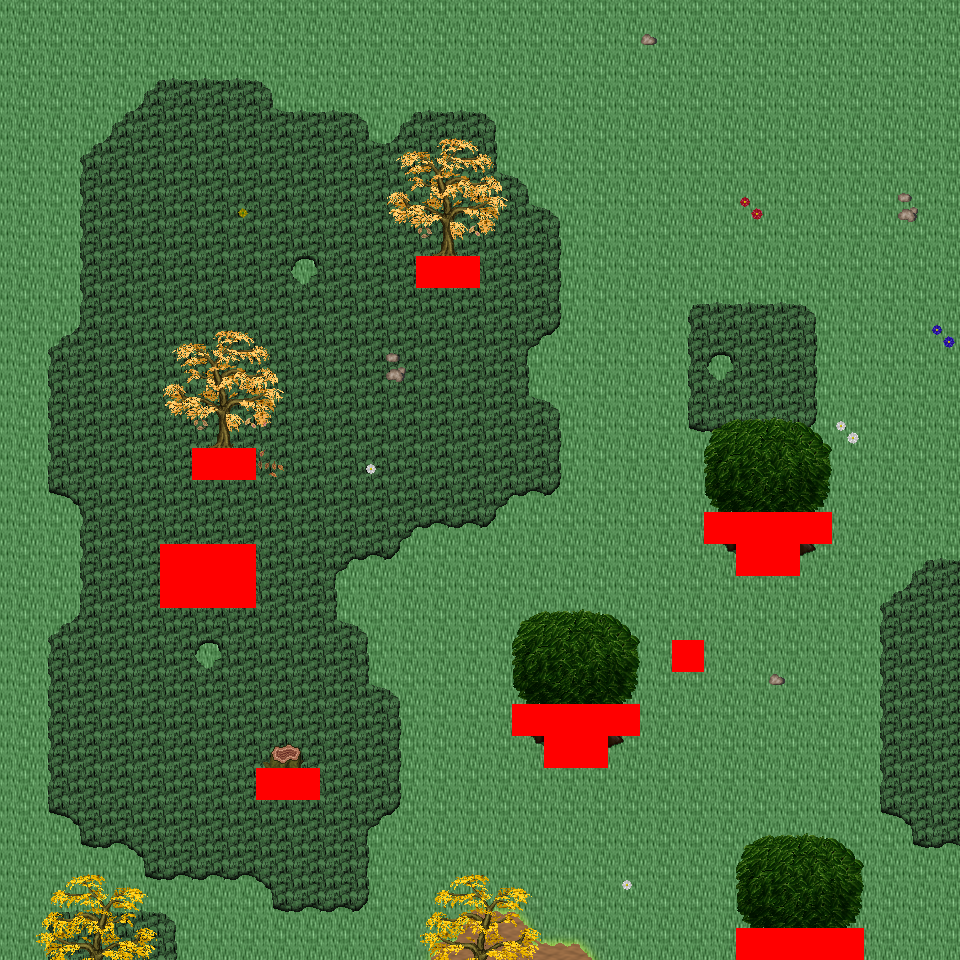

A level layout from a 2D game, rendered from its tile map. Below: a short description, then the map file with tile-grid data replaced by summaries:
An orthogonal 30x30 tile map with 32x32 px tiles, 6 tile layers (Ground, Object, Object2, Above, ...), 20 tilesets and 3 objects (3x mapExit).

<map version="1.0" orientation="orthogonal" renderorder="right-down" width="30" height="30" tilewidth="32" tileheight="32" nextobjectid="4">
  <tileset firstgid="1" name="tileset_logic_collision" tilewidth="32" tileheight="32" tilecount="1" columns="1">
    <image source="../drawable/tileset_logic_collision.png" width="32" height="32" />
  </tileset>
  <tileset firstgid="2" name="tileset_ground_ground" tilewidth="32" tileheight="32" tilecount="33" columns="3">
    <image source="../drawable/tileset_ground_ground.png" width="96" height="352" />
  </tileset>
  <tileset firstgid="35" name="tileset_ground_rock_pebbles" tilewidth="32" tileheight="32" tilecount="3" columns="1">
    <image source="../drawable/tileset_ground_rock_pebbles.png" width="32" height="96" />
  </tileset>
  <tileset firstgid="38" name="tileset_ground_grass_corners" tilewidth="32" tileheight="32" tilecount="24" columns="6">
    <image source="../drawable/tileset_ground_grass_corners.png" width="192" height="128" />
  </tileset>
  <tileset firstgid="62" name="tileset_ground_grass_edges" tilewidth="32" tileheight="32" tilecount="36" columns="12">
    <image source="../drawable/tileset_ground_grass_edges.png" width="384" height="96" />
  </tileset>
  <tileset firstgid="98" name="tileset_ground_grass_2" tilewidth="32" tileheight="32" tilecount="21" columns="3">
    <image source="../drawable/tileset_ground_grass_2.png" width="96" height="224" />
  </tileset>
  <tileset firstgid="119" name="tileset_plant_leaves" tilewidth="32" tileheight="32" tilecount="8" columns="4">
    <image source="../drawable/tileset_plant_leaves.png" width="128" height="64" />
  </tileset>
  <tileset firstgid="127" name="tileset_plant_tree_tree_darkgreen" tilewidth="32" tileheight="32" tilecount="88" columns="8">
    <image source="../drawable/tileset_plant_tree_tree_darkgreen.png" width="256" height="352" />
  </tileset>
  <tileset firstgid="215" name="tileset_plant_tree_fall_trees" tilewidth="32" tileheight="32" tilecount="40" columns="8">
    <image source="../drawable/tileset_plant_tree_fall_trees.png" width="256" height="160" />
  </tileset>
  <tileset firstgid="255" name="tileset_plant_tree_pine_tree" tilewidth="32" tileheight="32" tilecount="20" columns="4">
    <image source="../drawable/tileset_plant_tree_pine_tree.png" width="128" height="160" />
  </tileset>
  <tileset firstgid="275" name="tileset_plant_stump_hollow_logs" tilewidth="32" tileheight="32" tilecount="6" columns="3">
    <image source="../drawable/tileset_plant_stump_hollow_logs.png" width="96" height="64" />
  </tileset>
  <tileset firstgid="281" name="tileset_plant_stump_small_stump" tilewidth="32" tileheight="32" tilecount="4" columns="2">
    <image source="../drawable/tileset_plant_stump_small_stump.png" width="64" height="64" />
  </tileset>
  <tileset firstgid="285" name="tileset_plant_stump_stump_purple" tilewidth="32" tileheight="32" tilecount="4" columns="2">
    <image source="../drawable/tileset_plant_stump_stump_purple.png" width="64" height="64" />
  </tileset>
  <tileset firstgid="289" name="tileset_plant_flower_daisy_blue" tilewidth="32" tileheight="32" tilecount="8" columns="2">
    <image source="../drawable/tileset_plant_flower_daisy_blue.png" width="64" height="128" />
  </tileset>
  <tileset firstgid="297" name="tileset_plant_flower_daisy_red" tilewidth="32" tileheight="32" tilecount="8" columns="2">
    <image source="../drawable/tileset_plant_flower_daisy_red.png" width="64" height="128" />
  </tileset>
  <tileset firstgid="305" name="tileset_plant_flower_daisy_white" tilewidth="32" tileheight="32" tilecount="8" columns="2">
    <image source="../drawable/tileset_plant_flower_daisy_white.png" width="64" height="128" />
  </tileset>
  <tileset firstgid="313" name="tileset_plant_flower_daisy_yellow" tilewidth="32" tileheight="32" tilecount="8" columns="2">
    <image source="../drawable/tileset_plant_flower_daisy_yellow.png" width="64" height="128" />
  </tileset>
  <tileset firstgid="321" name="tileset_logic_creature_animal" tilewidth="32" tileheight="32" tilecount="32" columns="8">
    <image source="../drawable/tileset_logic_creature_animal.png" width="256" height="128" />
  </tileset>
  <tileset firstgid="353" name="tileset_logic_creature_reptile" tilewidth="32" tileheight="32" tilecount="7" columns="7">
    <image source="../drawable/tileset_logic_creature_reptile.png" width="224" height="32" />
  </tileset>
  <tileset firstgid="360" name="tileset_logic_creature_fowl" tilewidth="32" tileheight="32" tilecount="6" columns="6">
    <image source="../drawable/tileset_logic_creature_fowl.png" width="192" height="32" />
  </tileset>
  <layer name="Ground" width="30" height="30">
    <data>[900 cells, 900 non-empty, 3 distinct tile ids]</data>
  </layer>
  <layer name="Object" width="30" height="30">
    <data>[900 cells, 177 non-empty, 40 distinct tile ids]</data>
  </layer>
  <layer name="Object2" width="30" height="30">
    <data>[900 cells, 18 non-empty, 11 distinct tile ids]</data>
  </layer>
  <layer name="Above" width="30" height="30">
    <data>[900 cells, 94 non-empty, 42 distinct tile ids]</data>
  </layer>
  <layer name="Above2" width="30" height="30">
    <data>[900 cells, 0 non-empty, 0 distinct tile ids]</data>
  </layer>
  <layer name="Walkable" width="30" height="30">
    <data>[900 cells, 29 non-empty, 1 distinct tile ids]</data>
  </layer>
  <objectgroup name="MapEvents">
    <object id="1" name="south" type="mapExit" x="0" y="928" width="736" height="32">
      <properties>
        <property name="map" value="level_0_x34_y26" />
        <property name="x" value="0" />
        <property name="y" value="1" />
      </properties>
    </object>
    <object id="2" name="south2" type="mapExit" x="864" y="928" width="96" height="32">
      <properties>
        <property name="map" value="level_0_x34_y26" />
        <property name="x" value="27" />
        <property name="y" value="1" />
      </properties>
    </object>
    <object id="3" name="east" type="mapExit" x="928" y="0" width="32" height="960">
      <properties>
        <property name="map" value="level_0_x35_y25" />
        <property name="x" value="1" />
        <property name="y" value="0" />
      </properties>
    </object>
  </objectgroup>
</map>
